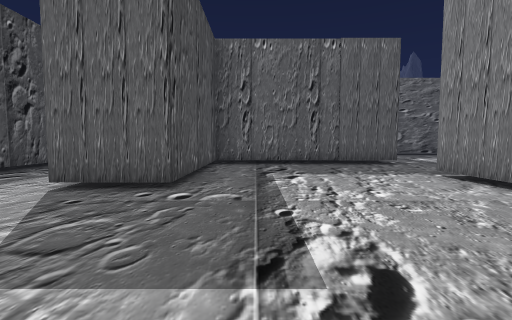
View 1 (above)

24 first-person views from a walk through a Unity game level. The camera is 1.3 m above the floor, tilts 4° down and sees 85° across. The floor is counted in squares, 2 m on a side. Each view is taken from the middle of a square. On the plan, view 1 faces up. The plan holds only what a view shows up to about 9 squares ahead; the rest is blank. The place goes on beyond the plan. The player character is not drawn.

View 2
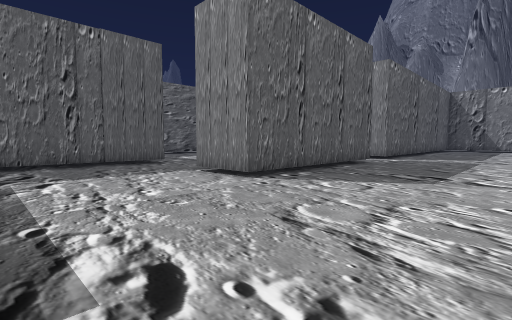

View 3
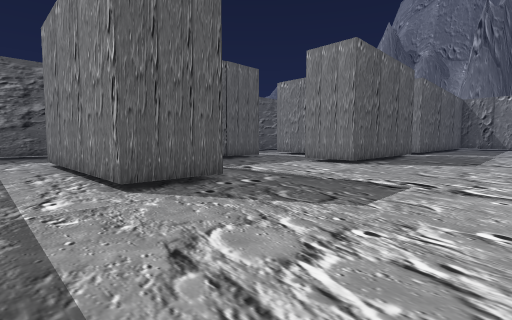

View 4
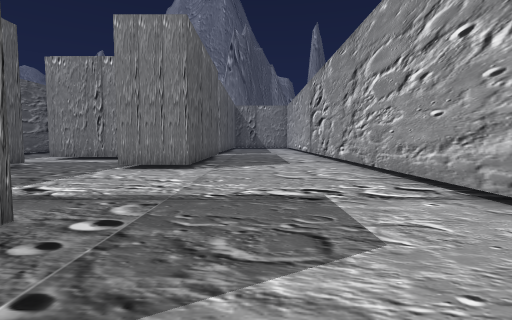

View 5
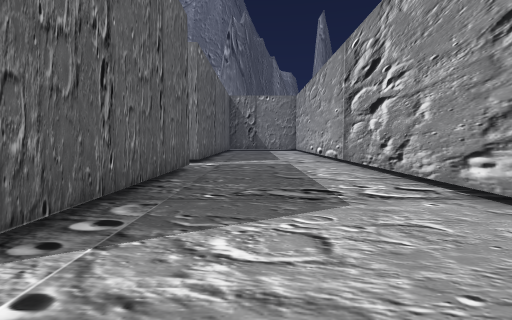

View 6
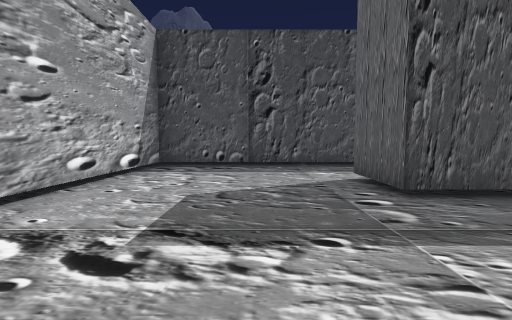

View 7
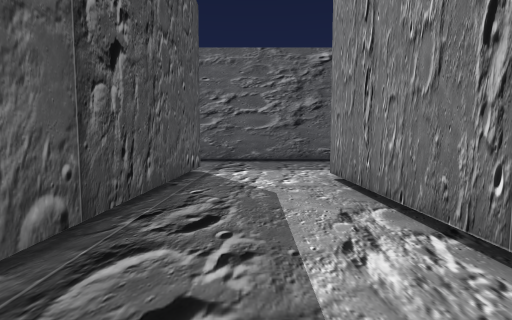

View 8
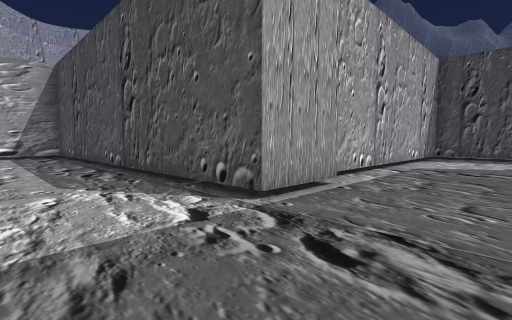

View 9
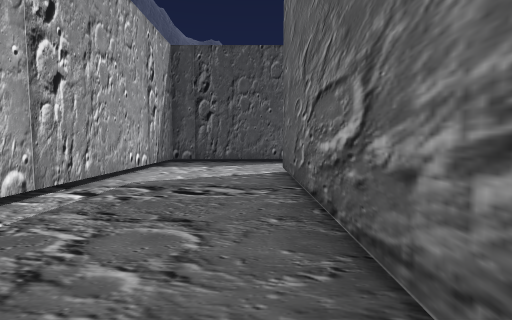

View 10
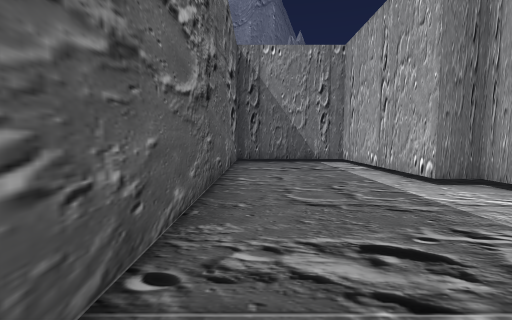

View 11
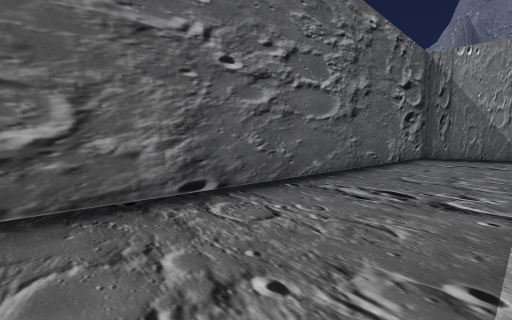

View 12
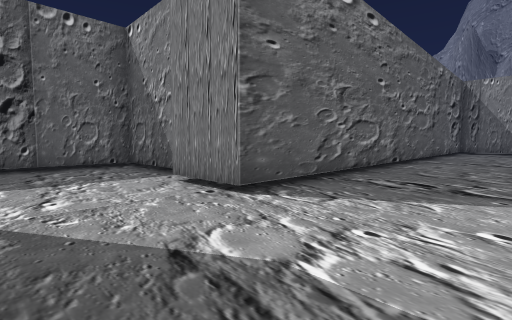

View 13
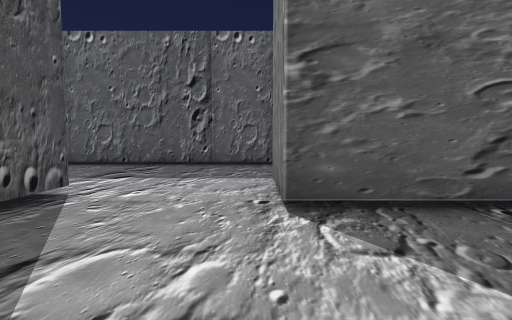

View 14
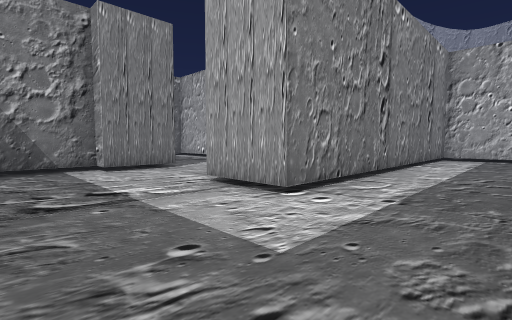

View 15
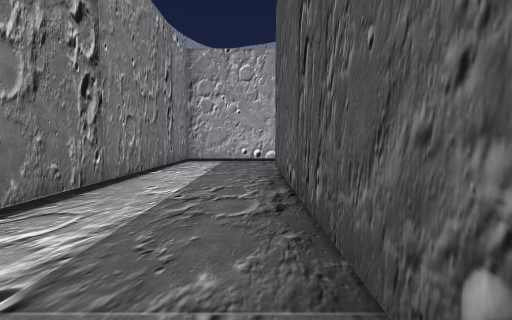

View 16
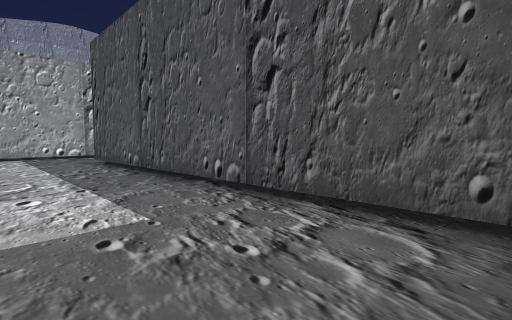

View 17
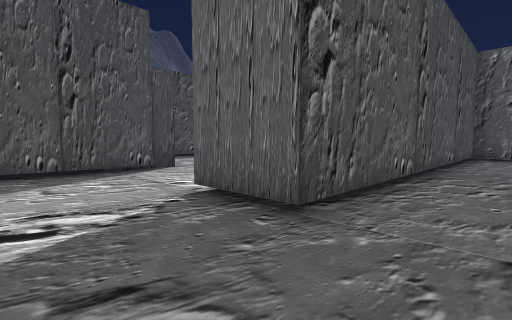

View 18
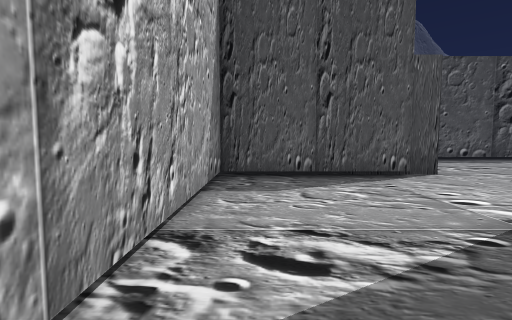

View 19
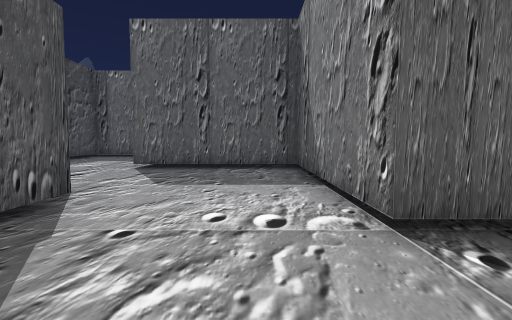

View 20
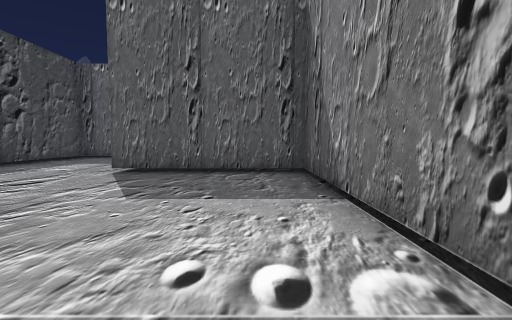

View 21
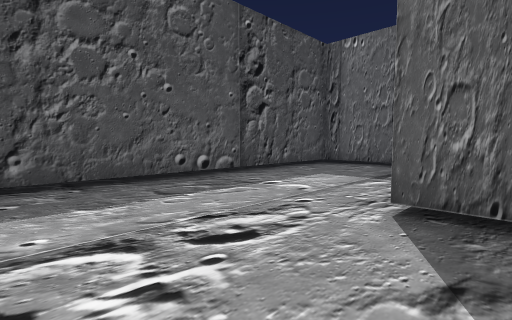

View 22
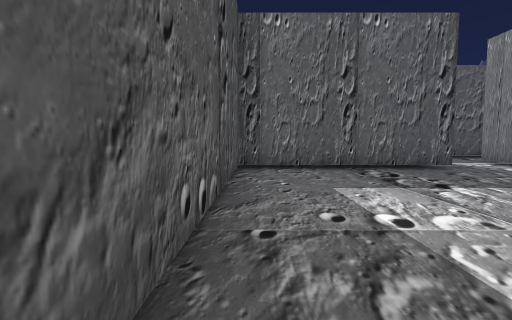

View 23
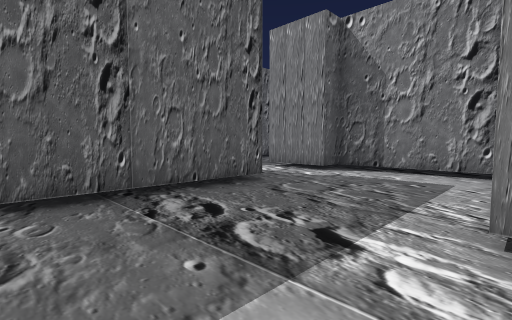

View 24
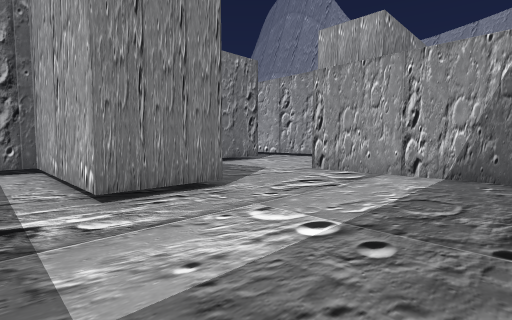

### Floor plan
Points are (right, up) in squares from view 1. A wall is a line through its corners. A room is listed if a view was taken in it or the views show most of it. See-through windows are left out.
Room 1 (views 1, 2, 3, 4, 5, 6, 7)
walls: (4, 7.7) (2.2, 7.7); (4, 7.9) (-1.1, 7.9) (-1.1, 3.5) (-2.7, 3.5) (-2.7, 8.7); (8.5, 3.5) (3.3, 3.5) (3.3, 5.2); (-2, 8.7) (-2, 9.5); (11, 3.5) (10, 3.5); (-5.2, 9.9) (-5.2, -0.5) (11, -0.5)
ways out: opening at (-3.5, 9.5) to room 2; opening at (4, 6.5)
Room 2 (views 8, 9, 10, 11, 12, 13)
walls: (-6.9, 9.9) (-5.2, 9.9); (-2.7, 8.7) (-2, 8.7); (-2, 9.5) (2.3, 9.5) (2.3, 12.6) (-11.8, 12.6) (-11.8, 14.2); (-14.3, 13.4) (-14.3, 9.5) (-7.5, 9.5)
ways out: opening at (-3.5, 9.5) to room 1; opening at (-13.5, 13) to room 3
Room 3 (views 14, 15, 16, 17, 18)
walls: (-11.8, 14.2) (-11.3, 14.2) (-11.3, 17.3) (-18.4, 17.3) (-18.4, 7.9); (-18.6, 5.4) (-15.9, 5.4) (-15.9, 13.4) (-14.3, 13.4)
ways out: opening at (-13.5, 13) to room 2; opening at (-19.5, 6.5) to room 4
Room 4 (views 19, 20)
walls: (-18.4, 7.9) (-20, 7.9) (-20, 9.4); (-23, 8.9) (-23, 5.4) (-18.6, 5.4); (-23.3, 9.5) (-23.3, 8.9)
ways out: opening at (-19.5, 6.5) to room 3; opening at (-21.5, 8.5) to room 5
Room 5 (views 21, 22, 23, 24)
walls: (-22.5, 17.3) (-27.4, 17.3) (-27.4, 10.1); (-26.9, 9.5) (-23.3, 9.5); (-20, 9.4) (-20, 12.6) (-23.9, 12.6) (-23.9, 14.2) (-20, 14.2) (-20, 17.3) (-20.6, 17.3) (-20.6, 19)
ways out: opening at (-21.5, 8.5) to room 4; opening at (-21.5, 18.5)

Positions as (right, up) in squares from view 1, and headings:
1: (0, 0), facing up
2: (0, 0), facing up-right
3: (-4, 0), facing up-right
4: (-3, 2), facing right
5: (2, 2), facing right
6: (2, 2), facing left
7: (-4, 4), facing up
8: (-3, 12), facing down-left
9: (-6, 12), facing left
10: (-6, 12), facing right
11: (-8, 10), facing up-right
12: (-14, 10), facing up-right
13: (-12, 10), facing up
14: (-18, 16), facing down-right
15: (-18, 14), facing down
16: (-16, 17), facing down-left
17: (-17, 6), facing up-left
18: (-18, 6), facing left
19: (-21, 6), facing up
20: (-21, 7), facing up
21: (-23, 10), facing up-left
22: (-27, 11), facing up
23: (-26, 14), facing up-right
24: (-27, 15), facing down-right
